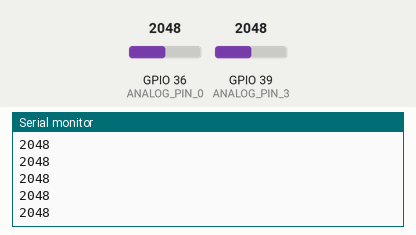
A sketch run on a simulated ESP32. On the bench: the last lines printed to the serial monitor. The inputs (shaded band) are chosen by the test bench; at power-on: GPIO 36 (ANALOG_PIN_0) = 2048, GPIO 39 (ANALOG_PIN_3) = 2048.

Above: at 1.2 s.
1.3 s: GPIO 36 (ANALOG_PIN_0) set to 2866
At 1.31 s:
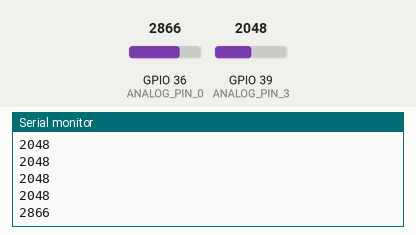
2.8 s: GPIO 39 (ANALOG_PIN_3) set to 1228
At 2.81 s:
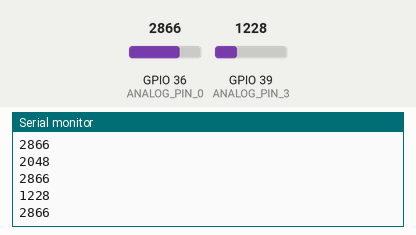
4.3 s: GPIO 36 (ANALOG_PIN_0) set to 3603
At 4.32 s:
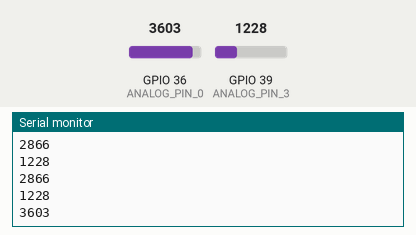
5.8 s: GPIO 39 (ANALOG_PIN_3) set to 491
At 5.82 s:
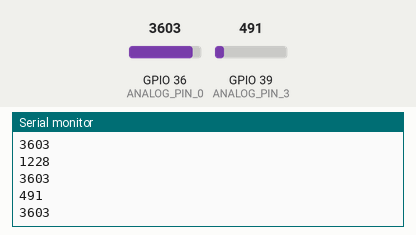
Timing chart, 0 to 8.3 s (numbered marks = the images above; inputs shaded):
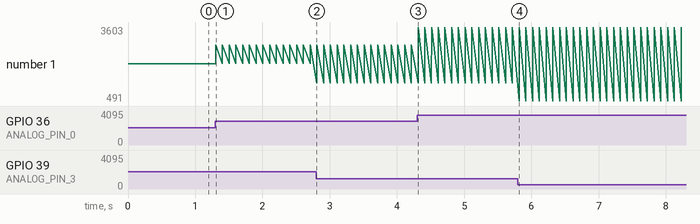

Measured:
- after the input at 1.3 s, the serial monitor: prints a new line at once (image 1)
- after the input at 2.8 s, the serial monitor: prints a new line at once (image 2)
- after the input at 4.3 s, the serial monitor: prints a new line at once (image 3)
- after the input at 5.8 s, the serial monitor: prints a new line at once (image 4)
- plotted number 1: 2048 → 2866 after the input at 1.3 s, 2866 → 3603 after the input at 4.3 s

The sketch:

ESP32Teste.ino
```cpp
// (licence header left out)
#include <driver/adc.h>
#define ANALOG_PIN_0 36
#define ANALOG_PIN_3 39


void setup()
{
  Serial.begin(9600);

   // Current: input pin, calibration.
  //calibração com 3 voltas, 47/3
}

void loop()
{
  Serial.println(analogRead(ANALOG_PIN_3));
  Serial.println(analogRead(ANALOG_PIN_0));
  delay(100);
}
```
